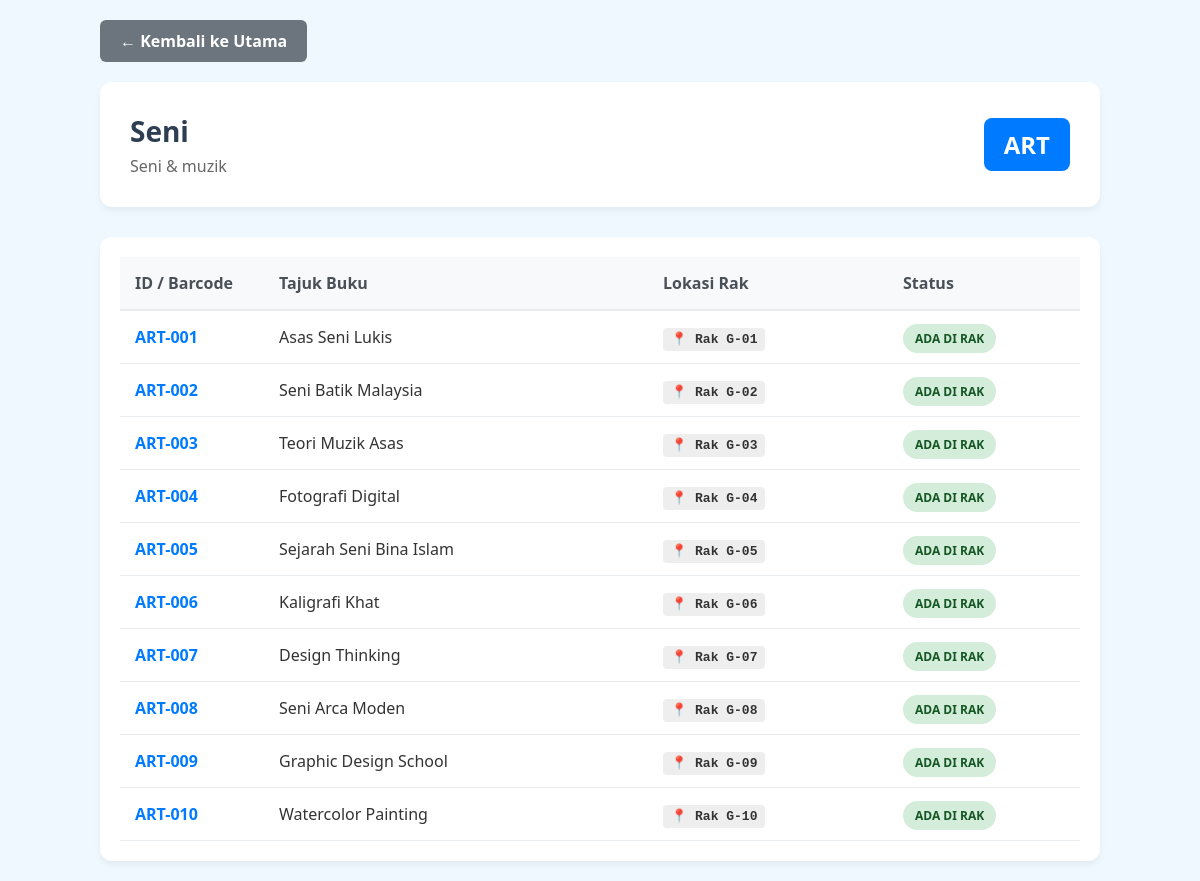
The page /category_list.php?code=ART on the database its author committed.
### tables this page shows
CREATE TABLE
  `categories` (
    `category_code` varchar(5) NOT NULL,
    `category_name` varchar(50) NOT NULL,
    `sub_text` varchar(100) DEFAULT NULL
  );

CREATE TABLE
  `books` (
    `book_id` varchar(20) NOT NULL,
    `title` varchar(255) NOT NULL,
    `category_code` varchar(5) NOT NULL,
    `shelf_location` varchar(50) DEFAULT NULL,
    `is_available` tinyint (1) DEFAULT 1,
    `created_at` timestamp NOT NULL DEFAULT current_timestamp()
  );

### category_list.php (the view, shortened to what this page needs)
<?php
require 'db.php';
$category_code = isset($_GET['code']) ? $_GET['code'] : '';
function getCategoryInfo($conn, $code)
{
    $stmt = $conn->prepare("SELECT * FROM categories WHERE category_code = :code");
    $stmt->execute([':code' => $code]);
    return $stmt->fetch(PDO::FETCH_ASSOC);
}
function getBooksByCategory($conn, $code)
{
    $stmt = $conn->prepare("SELECT * FROM books WHERE category_code = :code ORDER BY shelf_location ASC");
    $stmt->execute([':code' => $code]);
    return $stmt->fetchAll(PDO::FETCH_ASSOC);
}
$category = getCategoryInfo($conn, $category_code);
$books = getBooksByCategory($conn, $category_code);
?>
<!DOCTYPE html>
<html lang="en">
<head>
</head>
<body>
    <div class="container">
        <a href="index.php" class="btn-back">← Kembali ke Utama</a>
        <div class="page-header">
            <div class="header-content">
                <h1><?php echo htmlspecialchars($category['category_name']); ?></h1>
                <p><?php echo htmlspecialchars($category['sub_text']); ?></p>
            </div>
            <div class="header-code">
                <?php echo htmlspecialchars($category['category_code']); ?>
            </div>
        </div>
        <div class="table-container">
            <?php if (count($books) > 0): ?>
                <table>
                    <thead>
                        <tr>
                            <th width="15%">ID / Barcode</th>
                            <th width="40%">Tajuk Buku</th>
                            <th width="25%">Lokasi Rak</th>
                            <th width="20%">Status</th>
                        </tr>
                    </thead>
                    <tbody>
                        <?php foreach ($books as $book): ?>
                            <tr>
                                <td style="font-weight:bold; color:#007bff;">
                                    <?php echo htmlspecialchars($book['book_id']); ?>
                                </td>
                                <td>
                                    <?php echo htmlspecialchars($book['title']); ?>
                                </td>
                                <td>
                                    <span class="rack-loc">📍 <?php echo htmlspecialchars($book['shelf_location']); ?></span>
                                </td>
                                <td>
                                    <?php if ($book['is_available'] == 1): ?>
                                        <span class="badge badge-available">Ada di Rak</span>
                                    <?php else: ?>
                                        <span class="badge badge-borrowed">Sedang Dipinjam</span>
                                    <?php endif; ?>
                                </td>
                            </tr>
                        <?php endforeach; ?>
                    </tbody>
                </table>
            <?php else: ?>
                <div style="text-align:center; padding: 40px; color: #888;">
                    <p>Tiada buku didaftarkan untuk kategori ini lagi.</p>
                </div>
            <?php endif; ?>
        </div>
    </div>
</body>
</html>

### category_list.php (style rules this page uses)
* { box-sizing: border-box; }
body { font-family: 'Segoe UI', Tahoma, Geneva, Verdana, sans-serif; background-color: #f0f8ff; margin: 0; padding: 20px; color: #333; }
.container { max-width: 1000px; margin: 0 auto; }
.page-header { background: white; padding: 30px; border-radius: 12px; box-shadow: 0 4px 6px rgba(0, 0, 0, 0.05); margin-bottom: 30px; display: flex; justify-content: space-between; align-items: center; }
.header-content h1 { margin: 0; color: #2c3e50; font-size: 28px; }
.header-content p { margin: 5px 0 0 0; color: #666; }
.header-code { background-color: #007bff; color: white; padding: 10px 20px; border-radius: 8px; font-size: 24px; font-weight: bold; }
.btn-back { display: inline-block; text-decoration: none; background-color: #6c757d; color: white; padding: 10px 20px; border-radius: 6px; font-weight: bold; margin-bottom: 20px; transition: background 0.2s; }
.table-container { background: white; padding: 20px; border-radius: 12px; box-shadow: 0 4px 6px rgba(0, 0, 0, 0.05); }
table { width: 100%; border-collapse: collapse; }
thead tr { background-color: #f8f9fa; border-bottom: 2px solid #e9ecef; }
th { text-align: left; padding: 15px; color: #495057; font-weight: 700; }
td { padding: 15px; border-bottom: 1px solid #e9ecef; vertical-align: middle; }
.badge { padding: 6px 12px; border-radius: 20px; font-size: 12px; font-weight: bold; text-transform: uppercase; }
.badge-available { background-color: #d4edda; color: #155724; }
.rack-loc { font-family: monospace; background: #eee; padding: 4px 8px; border-radius: 4px; font-weight: bold; color: #333; }

### rows shown on the page
categories: category_name "Seni", sub_text "Seni & muzik", category_code "ART"
books: book_id "ART-001", title "Asas Seni Lukis", shelf_location "Rak G-01", is_available "ADA DI RAK"
books: book_id "ART-002", title "Seni Batik Malaysia", shelf_location "Rak G-02", is_available "ADA DI RAK"
books: book_id "ART-003", title "Teori Muzik Asas", shelf_location "Rak G-03", is_available "ADA DI RAK"
books: book_id "ART-004", title "Fotografi Digital", shelf_location "Rak G-04", is_available "ADA DI RAK"
books: book_id "ART-005", title "Sejarah Seni Bina Islam", shelf_location "Rak G-05", is_available "ADA DI RAK"
books: book_id "ART-006", title "Kaligrafi Khat", shelf_location "Rak G-06", is_available "ADA DI RAK"
books: book_id "ART-007", title "Design Thinking", shelf_location "Rak G-07", is_available "ADA DI RAK"
books: book_id "ART-008", title "Seni Arca Moden", shelf_location "Rak G-08", is_available "ADA DI RAK"
books: book_id "ART-009", title "Graphic Design School", shelf_location "Rak G-09", is_available "ADA DI RAK"
books: book_id "ART-010", title "Watercolor Painting", shelf_location "Rak G-10", is_available "ADA DI RAK"
